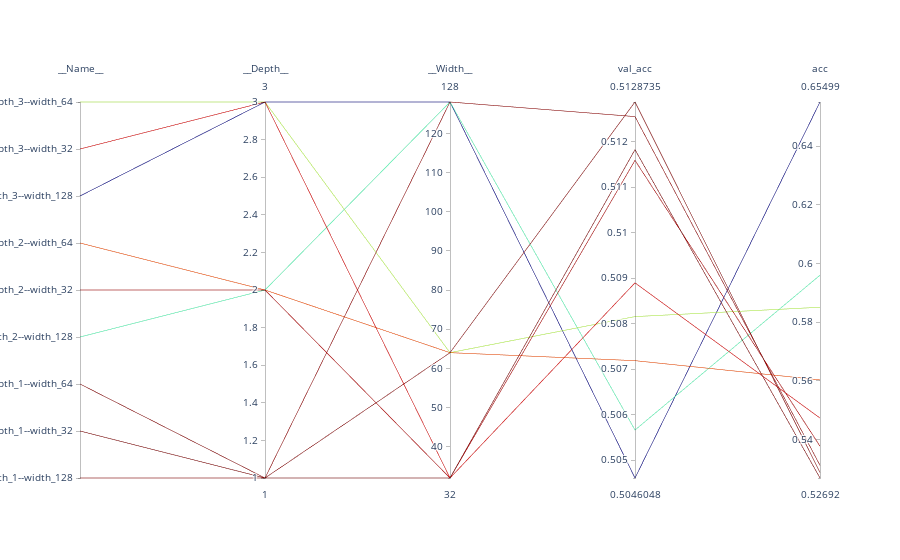

Notebook cell for this chart:
### Code cell
plotly.offline.iplot(data_frame_to_parallel_plot_data(grid_search_to_data_frame(gs)))

### Figure 1 — Plotly figure (JSON) as saved in the notebook; plotly's stock layout.template omitted (floating-point values rounded to 4 significant figures)
{"data": [{"dimensions": [{"label": "__Name__", "ticktext": ["depth_1--width_128", "depth_1--width_32", "depth_1--width_64", "depth_2--width_128", "depth_2--width_32", "depth_2--width_64", "depth_3--width_128", "depth_3--width_32", "depth_3--width_64"], "tickvals": [0, 1, 2, 3, 4, 5, 6, 7, 8], "values": [0, 1, 2, 3, 4, 5, 6, 7, 8]}, {"label": "__Depth__", "values": [1, 1, 1, 2, 2, 2, 3, 3, 3]}, {"label": "__Width__", "values": [128, 32, 64, 128, 32, 64, 128, 32, 64]}, {"label": "val_acc", "values": [0.5126, 0.5118, 0.5129, 0.5057, 0.5116, 0.5072, 0.5046, 0.5089, 0.5082]}, {"label": "acc", "values": [0.5312, 0.5269, 0.5288, 0.596, 0.5377, 0.5603, 0.655, 0.5473, 0.5851]}], "line": {"color": [-0.5312, -0.5269, -0.5288, -0.596, -0.5377, -0.5603, -0.655, -0.5473, -0.5851], "colorscale": [[0, "rgb(0,0,131)"], [0.2, "rgb(0,60,170)"], [0.4, "rgb(5,255,255)"], [0.6, "rgb(255,255,0)"], [0.8, "rgb(250,0,0)"], [1, "rgb(128,0,0)"]]}, "type": "parcoords"}], "layout": {}}
